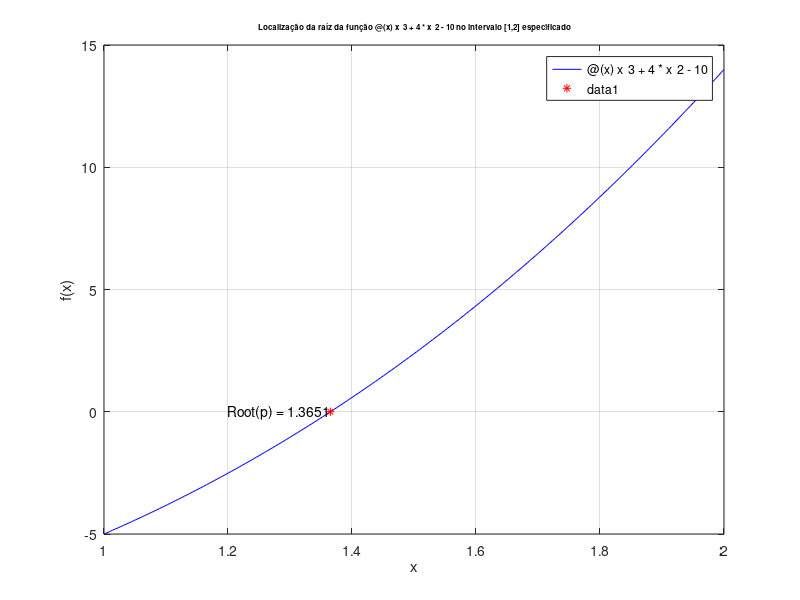

The MATLAB source for this figure:
clc
clear all
close all
%intervalo inferior
a=1;
%intervalo superior
b=2;
%funcao
f=@(x) x^3 + 4*x^2 - 10;
%f=@(x) (x+2)*(x+1)*x*((x-1)^3)*(x-2);
%tolerancia relativa
e1=0.00001;
%tolerancia absoluta
e2=0.00005;
%tolerancia
tol=10^-4;
%numero maximo de iteracoes
%nmax=1000;
nmax= log2(b-a) - log2(tol);
nmax = ceil(nmax)

fafb = f(a)*f(b);
fa = abs(f(a));
fb = abs(f(b));
iterador = 1;

if ( fafb > 0 )
    fprintf('Intervalo [%d, %d] inadequado', a, b);
else
   
    %5
    while ( fa > e2 && fb > e2 &&  iterador < nmax)
        dist_ab = abs(a-b);
        err_relativo = e1*a;
        if (dist_ab < err_relativo) %5.1
            fprintf('Saida [%d, %d] minimo', a, b);
            break
        else    
            p= (a+b)/2; %5.2
            if (f(p)*f(a) < 0) %5.3
                b = p;
            else 
                a = p;
            end
            %meu intervalo eh [a,p] ou [p,b]
            fprintf('n:%d, a:%d, b:%d, p:%d, fp: %d\n', iterador, a, b, p, f(p));
        
            iterador = iterador + 1;
            fa = abs(f(a));
            fb = abs(f(b)); 
        end
    end
end

%intervalo inferior
a=1;
%intervalo superior
b=2;

str_fun = func2str(f);
%plot da função e de outras firulas
if 1
    fig = figure(1);
    set(fig,'name','Método Bissecção','numbertitle','off')
    fplot(f, [a, b], 'b') 
    hold on
    plot(p, f(p), 'r*');
    title(['\fontsize{8} Localização da raíz da função ', str_fun ,' no intervalo [',num2str(a),',',num2str(b),'] especificado'])
    hold off
    str_root = ['Root(p) = ',num2str(p)];
    text(p,f(p),str_root,'HorizontalAlignment','right')
    xlabel('x')
    ylabel('f(x)')
    grid on
end